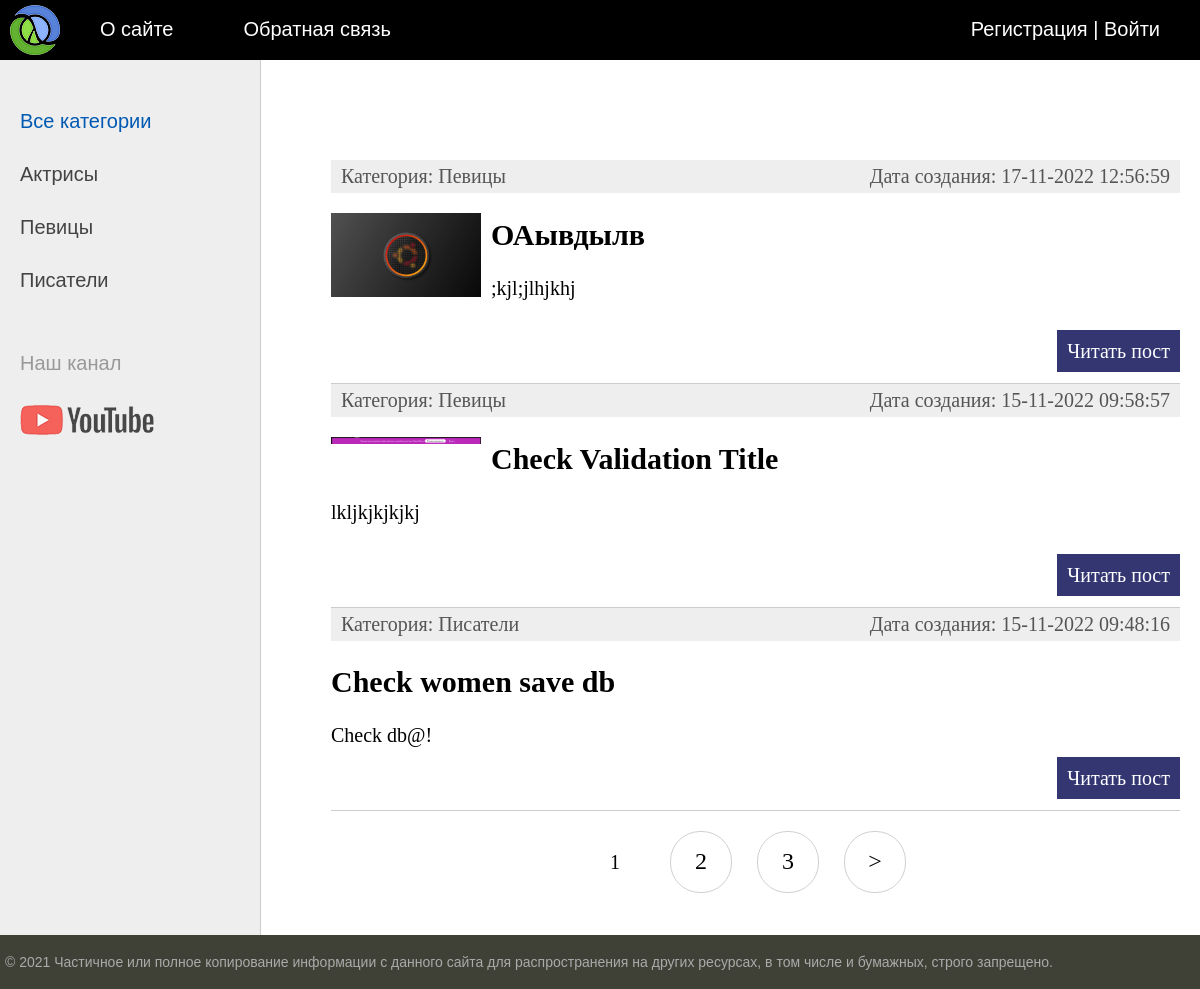
The page / on the database its author committed.
### women/models.py (models this page shows, shortened)
class Category(models.Model):
    name = models.CharField(max_length=100, db_index=True, verbose_name="Категория")
    slug = models.SlugField(max_length=255, unique=True, db_index=True, verbose_name="URL")
    def __str__(self):
        return self.name
    def get_absolute_url(self):
        return reverse('category', kwargs={'cat_slug': self.slug})
    class Meta:
        verbose_name = "Категория"
        verbose_name_plural = "Категории"
        ordering = ['name']

class Women(models.Model):
    title = models.CharField(max_length=255, verbose_name="Заголовок")
    slug = models.SlugField(max_length=255, unique=True, db_index=True, verbose_name="URL")
    content = models.TextField(blank=True, verbose_name="Содержание")
    photo = models.ImageField(upload_to="photos/%Y/%m/%d/", verbose_name="Фото")
    time_create = models.DateTimeField(auto_now_add=True, verbose_name="Время создания")
    time_update = models.DateTimeField(auto_now=True, verbose_name="Время обновления")
    is_published = models.BooleanField(default=True, verbose_name="Статус побликации")
    cat = models.ForeignKey('Category', on_delete=models.PROTECT, verbose_name="ID категории")
    def get_absolute_url(self):
        return reverse('post', kwargs={'post_slug': self.slug})
    class Meta:
        verbose_name = "Известные женщины"
        verbose_name_plural = "Известные женщины"
        ordering = ['-time_create', 'title']

### women/views.py (the view)
# urls.py: path('', WomenHome.as_view(), name='home'),
class WomenHome(DataMixin, ListView):
    model = Women
    template_name = 'women/index.html'
    context_object_name = 'posts'
    def get_context_data(self, *, object_list=None, **kwargs):
        context = super().get_context_data(**kwargs)
        c_def = self.get_user_context(title="Главная страница")
        return dict(list(context.items()) + list(c_def.items()))
    def get_queryset(self):
        return Women.objects.filter(is_published=True).select_related('cat')

### women/utils.py (called while the page is built)
    def get_user_context(self, **kwargs):
        context = kwargs
        cats = cache.get('cats')
        if not cats:
            cats = Category.objects.annotate(Count('women'))
            cache.set('cats', cats, 60)
        user_menu = menu.copy()
        if not self.request.user.is_authenticated:
            user_menu.pop(1)
        context['menu'] = user_menu
        context['cats'] = cats
        if 'cat_selected' not in context:
            context['cat_selected'] = 0
        return context

### women/templates/women/index.html (shortened to what this page needs)
{% extends 'women/base.html' %}
{% block content %}
<ul class="list-articles">
	{% for p in posts %}
			<li>
				<div class="article-panel">
				<p class="first">Категория: {{p.cat}}</p>
				<p class="last">Дата создания: {{p.time_create|date:"d-m-Y H:i:s"}}</p>
				</div>
				{% if p.photo %}
					<p><img class="img-article-left thumb" src="{{p.photo.url}}"></p>
				{% endif %}
				<h2>{{p.title}}</h2>
	{% autoescape on %}
	{{p.content|linebreaks|truncatewords:50}}
	{% endautoescape %}
			<p class="link-read-post"><a href="{{ p.get_absolute_url }}">Читать пост</a></p>
			</li>
	{% endfor %}
</ul>
{% endblock %}

### women/templates/women/base.html (shortened to what this page needs)
{% load static %}
{% load women_tags %}
<!DOCTYPE html>
<html>
<head>
	<link type="text/css" href="{% static 'women/css/styles.css' %}" rel="stylesheet" />
</head>
<body>
<table class="table-page" border=0 cellpadding="0" cellspacing="0">
<tr><td valign=top>
{% block mainmenu %}
		<div class="header">
			<ul id="mainmenu" class="mainmenu">
			<li class="logo"><a href="{% url 'home' %}"><div class="logo"></div></a></li>
{% for m in menu %}
			<li><a href="{% url m.url_name %}">{{m.title}}</a></li>
{% endfor %}
				{% if request.user.is_authenticated %}
				<li class="last"> {{user.username}} | <a href="{% url 'logout' %}">Выйти</a></li>
				{% else %}
				<li class="last"><a href="{% url 'register' %}">Регистрация</a> | <a href="{% url 'login' %}">Войти</a></li>
				{% endif %}
			</ul>
		</div>
{% endblock mainmenu %}
<table class="table-content" border=0 cellpadding="0" cellspacing="0">
<tr>
	<td valign="top" class="left-chapters">
	<ul id="leftchapters">
{% if cat_selected == 0 %}
		<li class="selected">Все категории</li>
{% else %}
		<li><a href="{% url 'home' %}">Все категории</a></li>
{% endif %}
{% for c in cats %}
{% if c.women__count > 0 %}
	{% if c.pk == cat_selected %}
		<li class="selected">{{c.name}}</li>
	{% else %}
		<li><a href="{{ c.get_absolute_url }}">{{c.name}}</a></li>
	{% endif %}
{% endif %}
{% endfor %}
		<li class="share">
		<p>Наш канал</p>
		<a class="share-yt" href="https://www.youtube.com/channel/UClJzWfGWuGJL2t-3dYKcHTA/playlists" target="_blank" rel="nofollow"></a>
		</li>
	</ul>
</td>
<td valign="top" class="content">
	<div class="content-text">
{% block content %}
{% endblock %}
{% if page_obj.has_other_pages %}
<nav class="list-pages">
    <ul>
        {% for p in paginator.page_range %}
		{% if page_obj.number == p %}
        <li class="page-num page-num-selected">{{ p }}</li>
		{% elif p >= page_obj.number|add:-2 and p <= page_obj.number|add:2  %}
        <li class="page-num">
            <a href="?page={{ p }}">{{ p }}</a>
        </li>
		{% endif %}
        {% endfor %}
{% if page_obj.has_next %}
<li class="page-num">
	<a href="?page={{ page_obj.next_page_number }}">&gt;</a>
</li>
{% endif %}
    </ul>
</nav>
{% endif %}
	</div>
</td></tr></table>
</td></tr>
<tr><td valign=top>
	<div id="footer">
		<p>&copy; 2021 Частичное или полное копирование информации с данного сайта для распространения на других ресурсах, в том числе и бумажных, строго запрещено.</p>
	</div>
</td></tr></table>
</body>
</html>

### women/static/women/css/styles.css (style rules this page uses)
html, body { font-family: 'Arial'; margin: 0; padding: 0; height: 100%; width: 100%; color: #444; }
a { color: #0059b2; text-decoration: none; }
img { max-width: 600px; height: auto; }
img.img-article-left { max-width: 300px; height: auto; float: left; padding: 0 10px 10px 0; }
img.img-article-left.thumb { max-width: 150px; height: auto; }
p.link-read-post { text-align: right; }
p.link-read-post a { padding: 10px; min-width: 100px; background: #333671; color: #fff; text-decoration: none; }
div.article-panel { background: #eee; padding: 5px 10px 5px 10px; box-sizing: border-box; overflow: hidden; color: #555; }
div.article-panel p.first { margin: 0; float: left; }
div.article-panel p.last { margin: 0; float: right; }
ul.list-articles { list-style: none; margin: 0; padding: 0; }
ul.list-articles li { border-bottom: 1px solid #ccc; }
.table-page { width: 100%; height: 100%; vertical-align: top; }
.table-page tr { height: 100%; }
.header { background: black; height: 60px; }
.logo { background: url('../images/logo.png') no-repeat 10px 5px; width: 70px; height: 60px; }
ul.mainmenu { list-style: none; margin: 0; padding: 0; height: 60px; color: white; font-size: 20px; overflow: hidden; }
ul.mainmenu li { float: left; margin: 18px 40px 0 30px; }
ul.mainmenu li.logo { margin: 0; }
ul.mainmenu li.last { float: right; }
ul.mainmenu li a { color: white; text-decoration: none; }
.table-content { width: 100%; min-height: 100%; height: 100%; }
.left-chapters { margin: 0; background: #eee; border-right: 1px solid #ccc; min-height: 100%; }
.left-chapters ul { width: 230px; min-height: 100%; margin: 0; padding: 20px 10px 10px 20px; list-style: none; font-size: 20px; }
.left-chapters ul li { margin: 30px 0 0 0; color: #999; }
.left-chapters ul li.selected { color: #0059b2; }
.left-chapters ul li a { color: #444; text-decoration: none; }
.left-chapters ul li.share { margin: 60px 0 0 0; }
.left-chapters ul li.share p { margin: 30px 0 30px 0; }
.left-chapters ul li.share a { display: inline-block; width: 40px; height: 40px; margin: 0 20px 0 0; }
.left-chapters ul li.share a.share-yt { width: 100%; height: 30px; background: url('../images/share_yt.png') no-repeat 0 0 }
.content { padding: 40px 20px 20px 40px; width: 100%; box-sizing: border-box; }
.content-text { margin: 60px 0 0 30px; color: #000; font-size: 20px; font-family: Yandex Sans Display Light; }
#footer { box-sizing: border-box; background: #3F4137; padding: 5px; color: #aaa; font-size: 14px; font-family: Verdana, Geneva, Arial, Helvetica; text-align: left; overflow: hidden; }
.list-pages { text-align: center; margin: 0 0 20px 0; }
.list-pages ul { margin: 20px 0 0 0; padding: 0; list-style: none; }
.list-pages ul li { display: inline-block; margin: 0 20px 0 0; }
.list-pages a { color: #000; font-size: 24px; text-decoration: none; }
.list-pages .page-num, .page-num-selected { display: inline-block; width: 60px; height: 44px; padding: 16px 0 0 0; border: 1px solid #d0d0d0; border-radius: 30px; }
.list-pages .page-num-selected { border: none; color: #000; font-size: 20px; }

### rows shown on the page
Category: name "Актрисы"
Category: name "Певицы"
Category: name "Писатели"
Women: cat "Певицы", time_create "17-11-2022 12:56:59", photo (picture), title "ОАывдылв", content ";kjl;jlhjkhj"
Women: cat "Певицы", time_create "15-11-2022 09:58:57", photo (picture), title "Check Validation Title", content "lkljkjkjkjkj"
Women: cat "Писатели", time_create "15-11-2022 09:48:16", title "Check women save db", content "Check db@!"

### other values the page prints
{{ m.title }} "О сайте" "Обратная связь"
{{ p }} "1"
{{ p }} "2" "3"
